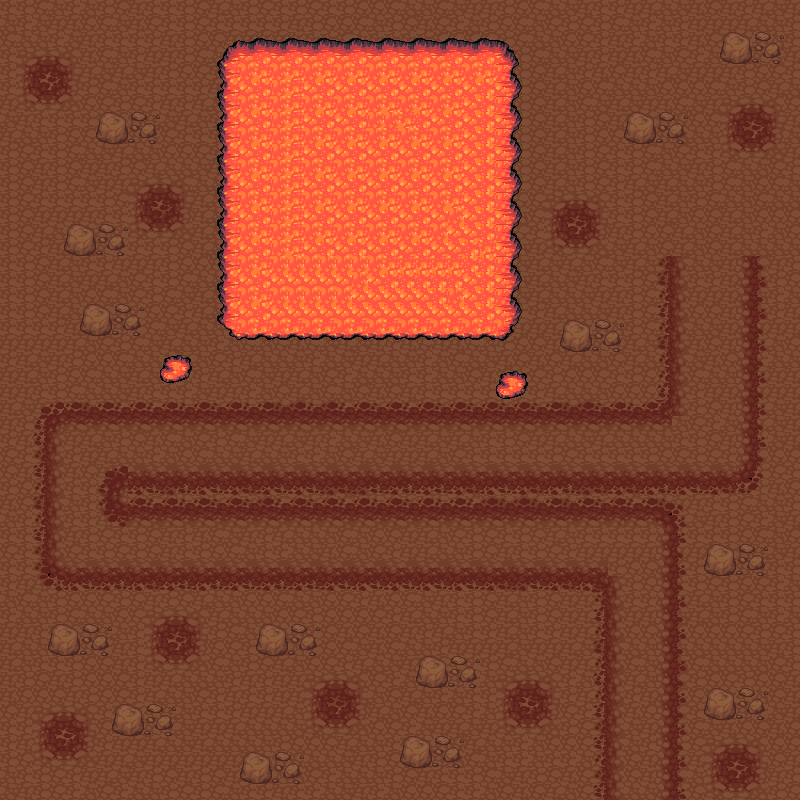

This game map was drawn from its Tiled (.tmx) file and the tilesets committed beside it. A one-line description and the trimmed map source follow:
An orthogonal 50x50 tile map with 16x16 px tiles, 4 tile layers (terrain, background, foreground, events), 2 tilesets.

<map version="1.0" orientation="orthogonal" renderorder="right-down" width="50" height="50" tilewidth="16" tileheight="16" nextobjectid="1">
 <tileset firstgid="1" name="tileset" tilewidth="16" tileheight="16" tilecount="5777">
  <image source="../../tileset.png" width="1744" height="848" />
 </tileset>
 <tileset firstgid="5778" name="terrain" tilewidth="16" tileheight="16" tilecount="4096">
  <image source="../../terrain.png" width="1024" height="1024" />
 </tileset>
 <layer name="terrain" width="50" height="50">
  <data>[2500 cells, 2500 non-empty, 40 distinct tile ids]</data>
 </layer>
 <layer name="background" width="50" height="50">
  <data>[2500 cells, 471 non-empty, 64 distinct tile ids]</data>
 </layer>
 <layer name="foreground" width="50" height="50">
  <data>[2500 cells, 0 non-empty, 0 distinct tile ids]</data>
 </layer>
 <objectgroup name="collision objects" />
 <layer name="events" width="50" height="50">
  <data>[2500 cells, 0 non-empty, 0 distinct tile ids]</data>
 </layer>
</map>
